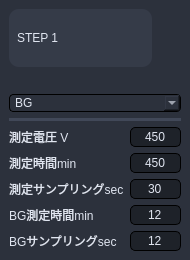
<?xml version="1.0" encoding="UTF-8"?>
<ui version="4.0">
 <class>test_pattern</class>
 <widget class="QWidget" name="test_pattern">
  <property name="geometry">
   <rect>
    <x>0</x>
    <y>0</y>
    <width>190</width>
    <height>260</height>
   </rect>
  </property>
  <property name="minimumSize">
   <size>
    <width>190</width>
    <height>260</height>
   </size>
  </property>
  <property name="maximumSize">
   <size>
    <width>190</width>
    <height>260</height>
   </size>
  </property>
  <property name="windowTitle">
   <string>Form</string>
  </property>
  <property name="styleSheet">
   <string notr="true">background-color: rgb(44, 49, 60);
border-radius: 10px;</string>
  </property>
  <layout class="QGridLayout" name="gridLayout_3">
   <property name="leftMargin">
    <number>0</number>
   </property>
   <property name="topMargin">
    <number>0</number>
   </property>
   <property name="rightMargin">
    <number>0</number>
   </property>
   <property name="bottomMargin">
    <number>0</number>
   </property>
   <item row="0" column="0">
    <widget class="QStackedWidget" name="page">
     <property name="currentIndex">
      <number>1</number>
     </property>
     <widget class="QWidget" name="page1">
      <property name="enabled">
       <bool>true</bool>
      </property>
      <layout class="QGridLayout" name="gridLayout">
       <item row="0" column="0">
        <widget class="QFrame" name="frame">
         <property name="styleSheet">
          <string notr="true">border:none;</string>
         </property>
         <property name="frameShape">
          <enum>QFrame::StyledPanel</enum>
         </property>
         <property name="frameShadow">
          <enum>QFrame::Raised</enum>
         </property>
         <layout class="QGridLayout" name="gridLayout_2">
          <property name="leftMargin">
           <number>0</number>
          </property>
          <property name="topMargin">
           <number>0</number>
          </property>
          <property name="rightMargin">
           <number>0</number>
          </property>
          <property name="bottomMargin">
           <number>0</number>
          </property>
          <property name="spacing">
           <number>0</number>
          </property>
         </layout>
        </widget>
       </item>
      </layout>
     </widget>
     <widget class="QWidget" name="page2">
      <layout class="QGridLayout" name="gridLayout_4">
       <item row="7" column="0">
        <widget class="QLabel" name="label_5">
         <property name="minimumSize">
          <size>
           <width>0</width>
           <height>0</height>
          </size>
         </property>
         <property name="styleSheet">
          <string notr="true">font:13px &quot;游ゴシック&quot;;
color: rgb(225, 230, 241);
border:none;</string>
         </property>
         <property name="text">
          <string>測定サンプリングsec</string>
         </property>
        </widget>
       </item>
       <item row="1" column="0" colspan="3">
        <widget class="QLabel" name="label_8">
         <property name="minimumSize">
          <size>
           <width>0</width>
           <height>15</height>
          </size>
         </property>
         <property name="maximumSize">
          <size>
           <width>16777215</width>
           <height>15</height>
          </size>
         </property>
         <property name="styleSheet">
          <string notr="true">font:13px &quot;游ゴシック&quot;;
color: rgb(241, 41, 101);
padding-right:5px;
border:none;</string>
         </property>
         <property name="text">
          <string/>
         </property>
        </widget>
       </item>
       <item row="7" column="1" colspan="2">
        <widget class="QLineEdit" name="lineEdit_4">
         <property name="minimumSize">
          <size>
           <width>0</width>
           <height>20</height>
          </size>
         </property>
         <property name="maximumSize">
          <size>
           <width>16777215</width>
           <height>20</height>
          </size>
         </property>
         <property name="styleSheet">
          <string notr="true">background-color: rgba(0, 0, 0,80);
color: rgb(225, 230, 241);
border-width: 1px;
border-style: solid;
border-radius: 5px;
padding-left:5px;
padding-right:5px;
font: 12px &quot;游ゴシック&quot;;

</string>
         </property>
         <property name="text">
          <string>30</string>
         </property>
         <property name="alignment">
          <set>Qt::AlignCenter</set>
         </property>
        </widget>
       </item>
       <item row="2" column="0" colspan="3">
        <widget class="QComboBox" name="comboBox">
         <property name="styleSheet">
          <string notr="true">font:13px &quot;游ゴシック&quot;;
color: rgb(225, 230, 241);
padding-left:5px;
padding-right:5px;
border-width: 1px;
border-style: solid;
border-radius: 4px;</string>
         </property>
         <item>
          <property name="text">
           <string>BG</string>
          </property>
         </item>
         <item>
          <property name="text">
           <string>測定+BG</string>
          </property>
         </item>
         <item>
          <property name="text">
           <string>END</string>
          </property>
         </item>
        </widget>
       </item>
       <item row="6" column="1" colspan="2">
        <widget class="QLineEdit" name="lineEdit_2">
         <property name="minimumSize">
          <size>
           <width>0</width>
           <height>20</height>
          </size>
         </property>
         <property name="maximumSize">
          <size>
           <width>16777215</width>
           <height>20</height>
          </size>
         </property>
         <property name="styleSheet">
          <string notr="true">background-color: rgba(0, 0, 0,80);
color: rgb(225, 230, 241);
border-width: 1px;
border-style: solid;
border-radius: 5px;
padding-left:5px;
padding-right:5px;
font: 12px &quot;游ゴシック&quot;;
</string>
         </property>
         <property name="text">
          <string>450</string>
         </property>
         <property name="alignment">
          <set>Qt::AlignCenter</set>
         </property>
        </widget>
       </item>
       <item row="9" column="1" colspan="2">
        <widget class="QLineEdit" name="lineEdit_7">
         <property name="minimumSize">
          <size>
           <width>0</width>
           <height>20</height>
          </size>
         </property>
         <property name="maximumSize">
          <size>
           <width>16777215</width>
           <height>20</height>
          </size>
         </property>
         <property name="styleSheet">
          <string notr="true">background-color: rgba(0, 0, 0,80);
color: rgb(225, 230, 241);
border-width: 1px;
border-style: solid;
border-radius: 5px;
padding-left:5px;
padding-right:5px;
font: 12px &quot;游ゴシック&quot;;</string>
         </property>
         <property name="text">
          <string>12</string>
         </property>
         <property name="alignment">
          <set>Qt::AlignCenter</set>
         </property>
        </widget>
       </item>
       <item row="5" column="0">
        <widget class="QLabel" name="label_2">
         <property name="maximumSize">
          <size>
           <width>16777215</width>
           <height>16777215</height>
          </size>
         </property>
         <property name="styleSheet">
          <string notr="true">font:13px &quot;游ゴシック&quot;;
color: rgb(225, 230, 241);
border:none;</string>
         </property>
         <property name="text">
          <string>測定電圧 V</string>
         </property>
        </widget>
       </item>
       <item row="6" column="0">
        <widget class="QLabel" name="label_3">
         <property name="maximumSize">
          <size>
           <width>16777215</width>
           <height>16777215</height>
          </size>
         </property>
         <property name="styleSheet">
          <string notr="true">font:13px &quot;游ゴシック&quot;;
color: rgb(225, 230, 241);
border:none;</string>
         </property>
         <property name="text">
          <string>測定時間min</string>
         </property>
        </widget>
       </item>
       <item row="5" column="1" colspan="2">
        <widget class="QLineEdit" name="lineEdit">
         <property name="minimumSize">
          <size>
           <width>0</width>
           <height>20</height>
          </size>
         </property>
         <property name="maximumSize">
          <size>
           <width>16777215</width>
           <height>20</height>
          </size>
         </property>
         <property name="styleSheet">
          <string notr="true">background-color: rgba(0, 0, 0,80);
color: rgb(225, 230, 241);
border-width: 1px;
border-style: solid;
border-radius: 5px;
padding-left:5px;
padding-right:5px;
font: 12px &quot;游ゴシック&quot;;
</string>
         </property>
         <property name="text">
          <string>450</string>
         </property>
         <property name="alignment">
          <set>Qt::AlignCenter</set>
         </property>
        </widget>
       </item>
       <item row="0" column="0" colspan="2">
        <widget class="QLabel" name="label">
         <property name="styleSheet">
          <string notr="true">font:17px &quot;游ゴシック&quot;;
color: rgb(225, 230, 241);
padding-left:5px;
background-color: rgb(53, 59, 72);
border:none;</string>
         </property>
         <property name="text">
          <string>STEP 1</string>
         </property>
        </widget>
       </item>
       <item row="9" column="0">
        <widget class="QLabel" name="label_10">
         <property name="maximumSize">
          <size>
           <width>16777215</width>
           <height>16777215</height>
          </size>
         </property>
         <property name="styleSheet">
          <string notr="true">font:13px &quot;游ゴシック&quot;;
color: rgb(225, 230, 241);
border:none;</string>
         </property>
         <property name="text">
          <string>BGサンプリングsec</string>
         </property>
        </widget>
       </item>
       <item row="8" column="1" colspan="2">
        <widget class="QLineEdit" name="lineEdit_5">
         <property name="minimumSize">
          <size>
           <width>0</width>
           <height>20</height>
          </size>
         </property>
         <property name="maximumSize">
          <size>
           <width>16777215</width>
           <height>20</height>
          </size>
         </property>
         <property name="styleSheet">
          <string notr="true">background-color: rgba(0, 0, 0,80);
color: rgb(225, 230, 241);
border-width: 1px;
border-style: solid;
border-radius: 5px;
padding-left:5px;
padding-right:5px;
font: 12px &quot;游ゴシック&quot;;</string>
         </property>
         <property name="text">
          <string>12</string>
         </property>
         <property name="alignment">
          <set>Qt::AlignCenter</set>
         </property>
        </widget>
       </item>
       <item row="0" column="2">
        <widget class="QFrame" name="frame_3">
         <property name="styleSheet">
          <string notr="true">border:none;</string>
         </property>
         <property name="frameShape">
          <enum>QFrame::StyledPanel</enum>
         </property>
         <property name="frameShadow">
          <enum>QFrame::Raised</enum>
         </property>
         <layout class="QGridLayout" name="gridLayout_6">
          <property name="leftMargin">
           <number>0</number>
          </property>
          <property name="topMargin">
           <number>0</number>
          </property>
          <property name="rightMargin">
           <number>0</number>
          </property>
          <property name="bottomMargin">
           <number>0</number>
          </property>
          <property name="spacing">
           <number>0</number>
          </property>
         </layout>
        </widget>
       </item>
       <item row="8" column="0">
        <widget class="QLabel" name="label_7">
         <property name="maximumSize">
          <size>
           <width>16777215</width>
           <height>16777215</height>
          </size>
         </property>
         <property name="styleSheet">
          <string notr="true">font:13px &quot;游ゴシック&quot;;
color: rgb(225, 230, 241);
border:none;</string>
         </property>
         <property name="text">
          <string>BG測定時間min</string>
         </property>
        </widget>
       </item>
       <item row="3" column="0" colspan="3">
        <widget class="QFrame" name="frame_2">
         <property name="minimumSize">
          <size>
           <width>0</width>
           <height>3</height>
          </size>
         </property>
         <property name="maximumSize">
          <size>
           <width>16777215</width>
           <height>3</height>
          </size>
         </property>
         <property name="styleSheet">
          <string notr="true">background-color: rgb(65, 72, 88);</string>
         </property>
         <property name="frameShape">
          <enum>QFrame::StyledPanel</enum>
         </property>
         <property name="frameShadow">
          <enum>QFrame::Raised</enum>
         </property>
        </widget>
       </item>
      </layout>
     </widget>
    </widget>
   </item>
  </layout>
 </widget>
 <resources/>
 <connections/>
</ui>
